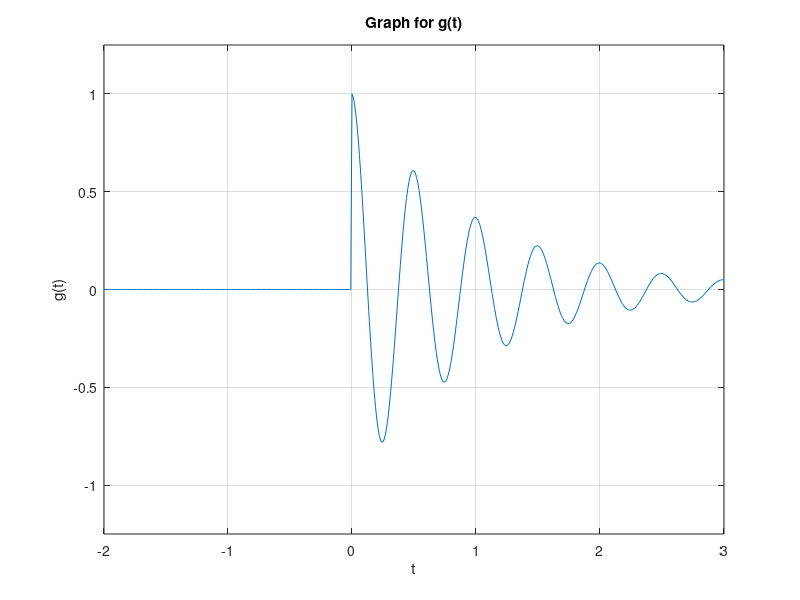

Write the MATLAB code that produced this figure.
u = @(t) 1.0.*(t>=0);
f = @(t) exp(-t).*cos(4*pi*t);
g = @(t) f(t).* u(t);
t = (-2:0.01:3);                	%interval with 100 points per oscillation

plot(t,g(t)); %plots the function
xlabel('t'); %labels the x-axis
ylabel('g(t)'); %label for the y-axis
title ('Graph for g(t)')
grid; %shows as a grid
axis([-2 3 -1.25 1.25]); %The x-axis intervals
